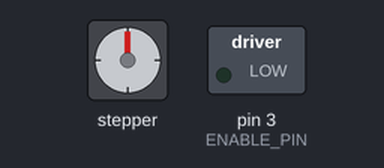
The sketch below on a simulated Arduino Uno, built with avr-gcc and run on an emulated ATmega328P. On the bench: stepper motor, switched loads named in the sketch (green lamp = pin HIGH). Stepper angles assume 200 steps per turn.

Above: at 0.05 s.
At 0.3 s:
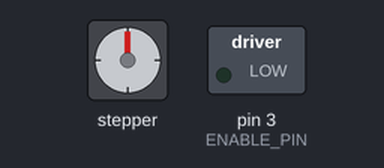
At 0.55 s:
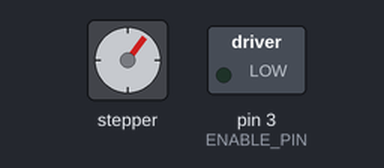
At 3.65 s:
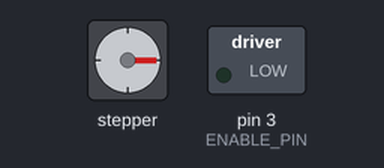
Timing chart, 0 to 8.4 s (numbered marks = the images above):
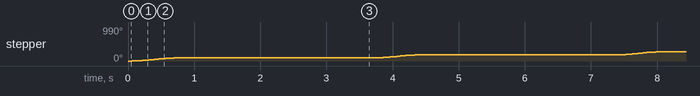

Measured:
- by itself, stepper: turns 90° clockwise in 0.67 s, repeating every 3.7 s

The sketch:

stepper_motor.ino
```cpp
#include <Arduino.h>
#include <AccelStepper.h>

// Define stepper motor pins
#define STEP_PIN 4
#define DIRECTION_PIN 5
#define ENABLE_PIN 3

// Define steps for 90-degree rotation
#define TURN_90 50

// Initialize stepper in DRIVER mode
AccelStepper stepper(AccelStepper::DRIVER, STEP_PIN, DIRECTION_PIN);

void setup() {
    // Enable Stepper Driver
    pinMode(ENABLE_PIN, OUTPUT);
    digitalWrite(ENABLE_PIN, LOW);  // Enable motor driver

    // Stepper Configuration
    stepper.setMaxSpeed(500);      // Steps per second
    stepper.setAcceleration(300);  // Acceleration for smoother movement
}

void loop() {
  // Rotate 90 degrees then wait before doing it again until forever
    rotate90();
    delay(3000);
}

// Function to Rotate 90 Degrees
void rotate90() {
    stepper.move(TURN_90);  // Move exactly 50 steps
    stepper.runToPosition(); // Ensures it reaches the exact position
}
```
